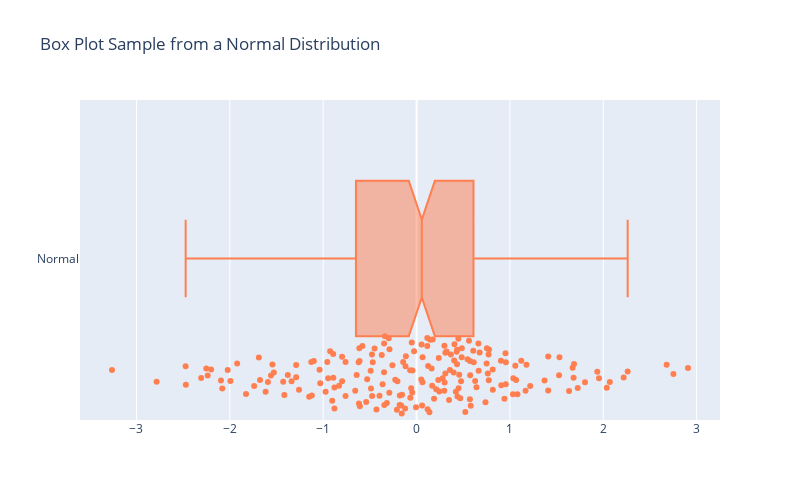

Notebook source saved alongside this figure:
### Markdown cell above
4. Set the amount of  jitter in the sample by using the input `jitter`. If 0, the sample points align along the distribution axis. If 1, the sample points are drawn in a random jitter of width equal to the width of the box(es).

### Code cell
fig = go.Figure()
fig.add_trace(go.Box(x=df["Normal"], 
                     jitter=0.5,
                     notched=True, 
                     marker_color='coral', 
                     boxpoints="all",
                     name='Normal',
                     ))
fig.update_layout(title='Box Plot Sample from a Normal Distribution', 
                  height = 500, width = 800,)

### Figure 1 — Plotly figure (JSON) as saved in the notebook; plotly's stock layout.template omitted (floating-point values rounded to 4 significant figures; data arrays with more than 128 entries replaced by an {"elided": "..."} marker saying what was removed)
{"data": [{"boxpoints": "all", "jitter": 0.5, "marker": {"color": "coral"}, "name": "Normal", "notched": true, "type": "box", "x": {"elided": "200 float values"}}], "layout": {"height": 500, "title": {"text": "Box Plot Sample from a Normal Distribution"}, "width": 800}}
